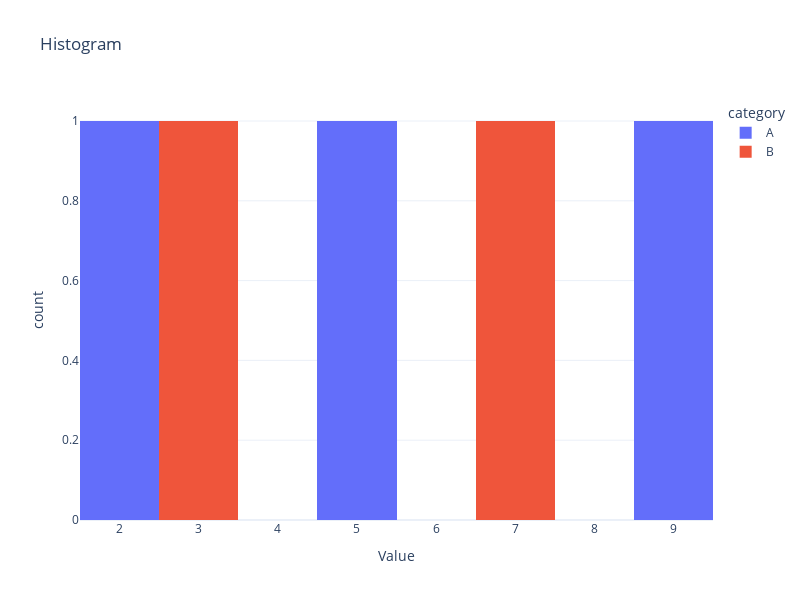

The notebook cell saved with this chart:
### Markdown cell above
### <a id='toc1_1_7_'></a>[Histogram (`px.histogram`):](#toc0_)

### Code cell
fig6 = px.histogram(
    data,  # DataFrame or array-like: Input data
    x='value',  # str or int: Column name or index to be used for x-axis values
    color='category',  # str or int: Column name or index to be used for color
    nbins=10,  # int: Number of bins to use for the histogram
    hover_data=['value'],  # list, array-like: Additional columns to display in the hover tooltip
    labels={'value': 'Value'},  # dict: Dictionary specifying axis labels
    title='Histogram',  # str: Title of the plot
    template='plotly_white',  # str: Plotly template name or Plotly.js template object
    width=800,  # int: Width of the plot in pixels
    height=600  # int: Height of the plot in pixels
)
fig6.show()

### Figure 1 — Plotly figure (JSON) as saved in the notebook; plotly's stock layout.template omitted (floating-point values rounded to 4 significant figures)
{"data": [{"alignmentgroup": "True", "bingroup": "x", "hovertemplate": "category=A<br>Value=%{x}<br>count=%{y}<extra></extra>", "legendgroup": "A", "marker": {"color": "#636efa", "pattern": {"shape": ""}}, "name": "A", "nbinsx": 10, "offsetgroup": "A", "orientation": "v", "showlegend": true, "type": "histogram", "x": [5, 9, 2], "xaxis": "x", "yaxis": "y"}, {"alignmentgroup": "True", "bingroup": "x", "hovertemplate": "category=B<br>Value=%{x}<br>count=%{y}<extra></extra>", "legendgroup": "B", "marker": {"color": "#EF553B", "pattern": {"shape": ""}}, "name": "B", "nbinsx": 10, "offsetgroup": "B", "orientation": "v", "showlegend": true, "type": "histogram", "x": [7, 3], "xaxis": "x", "yaxis": "y"}], "layout": {"barmode": "relative", "height": 600, "legend": {"title": {"text": "category"}, "tracegroupgap": 0}, "title": {"text": "Histogram"}, "width": 800, "xaxis": {"anchor": "y", "domain": [0, 1], "title": {"text": "Value"}}, "yaxis": {"anchor": "x", "domain": [0, 1], "title": {"text": "count"}}}}
